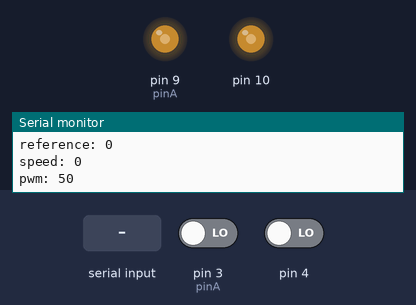
Recording of a sketch running on a simulated Arduino Uno, built with avr-gcc and run on an emulated ATmega328P. Shown: output pins drawn as LEDs (lit = HIGH), the last lines printed to the serial monitor. The inputs (shaded band) are chosen by the test bench; at power-on: pin 3 (pinA) LOW, pin 4 LOW.

Above: at 1.2 s.
1.3 s: "1\n" received over Serial
At 3.5 s:
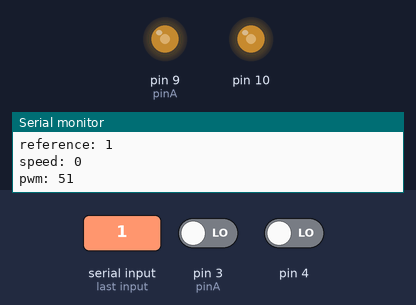
5.5 s: "90,45,200\n" received over Serial
At 8.2 s:
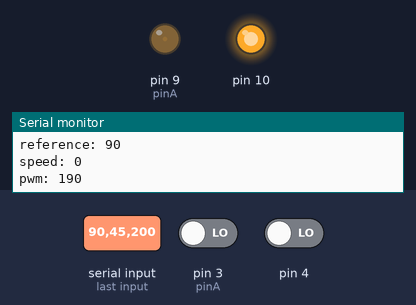
Timing chart, 0 to 9.7 s (numbered marks = the images above; inputs shaded):
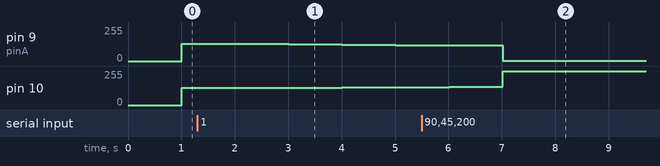

The sketch:

project.ino
```cpp
#include "mode.h"

// Mode mode(SERIAL_TEST); // test if the serial is working
// Mode mode(PWM_TEST); // test if the pwm output is working
// Mode mode(SPEED_READ_TEST); // test if the speed reading (sensor) is working
Mode mode(CLOSED_LOOP_TEST); // test if the closed loop system is working
// Mode mode(OPEN_LOOP_TEST); // test if the open loop system is working
// Mode mode(PWM_SERIAL_TEST); // test if the pwm combined with serial is working
// Mode mode(IDLE); // set to idle (do nothing)
void setup() {
	mode.setup();
}

void loop() {
	mode.loop();
}
```

controller.h
```cpp
#ifndef CONTROLLER_H
#define CONTROLLER_H


class Controller {
	/*
	 * class: PID controller system
	 * parameters:
	 *  -- P: proportional control parameter (default = 1)
	 *  -- I: integral control parameter (default = 1)
	 *  -- D: differential control parameter (default = 1)
	 *  -- add_steady: true - add in an approximation model that roughly estimates the steady state output; false - do not add in this model (default = true)
	 */
	private:
		float P;
		float I;
		float D;
		bool add_steady;
		float area; // cache area for integral control
		float cache_error; // cache error for integral and differential control
		unsigned long cache_time; // cache time for integral and differential control
	public:
		Controller(float P = 1, float I = 1, float D = 1, bool add_steady = true):P(P), I(I), D(D), add_steady(add_steady) {
			area = 0; // initialize the area to 0
			cache_error = 0; // initialize the error to zero
			cache_time = micros(); // set the initial time to be the Initialization time
		}
		int getSteady(int reference){
			/*
			 * function: steady state estimator
			 * parameters:
			 *  -- reference: the reference speed to achieve
			 * returns:
			 *  -- steady state pwm
			 */
			return 50 + reference / 2;
		}
		float _p(int error, int reference, bool _add_steady) {
			/*
			 * function: proportional controller estimator
			 * parameters:
			 *  -- error: the error between the reference and the actual value
			 *  -- reference: the reference value to achieve
			 *  -- _add_steady: true - add in an approximation model that roughly estimates the steady state output; false - do not add in this model (default = true)
			 */
			return P * error + _add_steady * getSteady(reference);
		}
		float _i(int error, int cache_error, float delta_t) {
			/*
			 * function: integral controller estimator
			 * parameters:
			 *  -- error: the error between the reference and the actual value
			 *  -- cache_error: cached error from previous function call
			 *  -- delta_t: time between last function call and this call
			 */
			area += (cache_error + error) * delta_t / 2;
			area = constrain(area, -5, 5); // constrain the area to ensure saturation doesn't occur
			return I * area;
		}
		float _d(int error, int cache_error, float delta_t) {
			/*
			 * function: differential controller estimator
			 * parameters:
			 *  -- error: the error between the reference and the actual value
			 *  -- cache_error: cached error from previous function call
			 *  -- delta_t: time between last function call and this call
			 */
			return D * (error - cache_error) / delta_t;
		}
		int pid(int speed, int reference){
			/*
			 * function: apply PID control
			 * parameters:
			 *  -- speed: current measured speed
			 *  -- reference: the speed desired
			 */
			int error = reference - speed;
			unsigned long cur_time = micros();
			float delta_t = (float)(cur_time - cache_time) / 1000000.; // convert to seconds
			float p = _p(error, reference, add_steady);
			float i = _i(error, cache_error, delta_t);
			float d = _d(error, cache_error, delta_t);
			// print out important PID information for graphing
			Serial.print("i: ");
			Serial.println(i);
			Serial.print("p: ");
			Serial.println(p);
			Serial.print("d: ");
			Serial.println(d);
			// evaluate PID
			int result = p + i + d;
			// cache results
			cache_error = error;
			cache_time = cur_time;
			// return PID as integer (as required)
			return round(result);
		}
};


#endif
```

mode.h
```cpp
#ifndef MODE_H
#define MODE_H

#include "pwm.h"
#include "serial.h"
#include "sensor.h"
#include "controller.h"

// different modes that can be run
typedef enum {PWM_TEST, SERIAL_TEST, SPEED_READ_TEST, CLOSED_LOOP_TEST, OPEN_LOOP_TEST, PWM_SERIAL_TEST, IDLE} MODE;

class Mode{
	/* class: contains the main code for initialization, setup and looping
	 * parameters:
	 *  -- _mode: which mode should be run (of numerated type "MODE")
	 */
	private:
		PWM pwm;
		SerialDriver serial;
		MODE _mode;
		Sensor sensor;
		Controller controller;
	public:
		Mode(MODE _mode): _mode(_mode) {
			/* constructor: initialization of all objects required for each mode */
			if (_mode == PWM_TEST){
				PWM pwm;
			}
			else if (_mode == SERIAL_TEST) {
				serial = SerialDriver();
			}
			else if (_mode == SPEED_READ_TEST){
				PWM pwm;
				serial = SerialDriver();
				sensor = Sensor(3, 4);
			}
			else if (_mode == OPEN_LOOP_TEST){
				PWM pwm;
				serial = SerialDriver();
				sensor = Sensor(3, 4);
				controller = Controller(0, 0, 0, true);
			}
			else if (_mode == PWM_SERIAL_TEST){
				PWM pwm;
				serial = SerialDriver();
			}
			else if (_mode == CLOSED_LOOP_TEST){
				PWM pwm;
				serial = SerialDriver();
				sensor = Sensor(3, 4);
				controller = Controller(1, 1, 0.01, true);
			}
		}
		void setup(){
			/* setup: calling the setup function of all objects for each mode (if required) */
			if (_mode == PWM_TEST){
				pwm.setup();
			}
			else if (_mode == SERIAL_TEST) {
				serial.setup();
			}
			else if (_mode == SPEED_READ_TEST){
				pwm.setup();
				serial.setup();
				sensor.setup();
			}
			else if (_mode == CLOSED_LOOP_TEST){
				pwm.setup();
				serial.setup();
				sensor.setup();
			}
			else if (_mode == PWM_SERIAL_TEST){
				pwm.setup();
				serial.setup();
			}
			else if (_mode == OPEN_LOOP_TEST){
				pwm.setup();
				serial.setup();
				sensor.setup();
			}
		}
		void loop(){
			/* function: code to run on a loop */
			if (_mode == PWM_TEST){
				// test pwm in both the backward and the forward directions
				pwm.set(99);
				delay(5000);
				pwm.set(1);
				delay(5000);
			}
			else if (_mode == SERIAL_TEST) {
				// try different types of serial testing (see serial.h for more information on the api)
				// serial.test();
				// serial.testSend();
				serial.testGUI();
			}
			else if (_mode == SPEED_READ_TEST){
				// testing the direction and the speed of the motor (see sensor.h for more information on the api)
				// should be anticlockwise
				pwm.set(25);
				// should be clockwise
				// pwm.set(75);
				sensor.test();
			}
			else if (_mode == PWM_SERIAL_TEST){
				// accepts values between [1, 99]
				// assumes that pwm values are being sent, the motor should spin at 0 (the default)
				int reference = serial.getReference();
				pwm.set(reference);
				Serial.print("reference: ");
				Serial.println(reference);
			}
			else if (_mode == CLOSED_LOOP_TEST || _mode == OPEN_LOOP_TEST){
				// accepts values between (-99, 99)
				// implementation of PID control (note that open_loop_test has 0 for the PID constants)
				int reference = serial.getReference();
				int speed = sensor.getSpeed();
				int input = controller.pid(speed, reference);
				pwm.set(input);
				// print values for graphing
				Serial.print("reference: ");
				Serial.println(reference);
				Serial.print("speed: ");
				Serial.println(speed);
				Serial.print("pwm: ");
				Serial.println(input);
			}
		}
};


#endif
```

pwm.h
```cpp
#ifndef PWM_H
#define PWM_H


class PWM{
	/*
	 * class: sets the pwm signal for a motor
	 * current: current pwm value, ranges from [1, 99] -- 1 = maximum anticlockwise, and 99 = maximum clockwise (default = 50)
	 * pinA, pinB: produces a complementary pair of pwm signals (default: pinA = 9, pinB = 10)
	 */
	private:
		int pinB;
		int pinA;
		int current;
	public:
		PWM(int current = 50, int pinA = 9, int pinB = 10): current(current), pinA(pinA), pinB(pinB){}
		void setup(){
			/* setup pwm registers */
			pinMode(pinA, OUTPUT);  // set pin A to Q1
			pinMode(pinB, OUTPUT); // set pin B to Q2
			analogWrite(pinA, 0); // let pin A = 0
			analogWrite(pinB, 0); // let pin B = 0
			TCCR1A = 0; // clear Timer1 control register TCCR1A & B
			TCCR1B = 0;
			TCNT1 = 0; // clear Timer1 counter register

			TCCR1B |= _BV(CS11); //set prescaler=8 by lettin the bit value of CS11=1 in register TCCR1B, so the clock frequency=16MHz/8=2MHz
			ICR1 = 100;//  phase correct PWM. PWM frequency determined by counting up 0-100 and counting down 100-0 in the input compare register (ICR1), so freq=200*0.5us=10kHz
		}
		void loop(){
		/* function: does nothing */
		}
		int get(){
			/* function: returns the current pwm value */
			return current;
		}
		void set(int pwm){
			/* function: sets a pwm signal to the motor
			 * parameters:
			 *  -- pwm range between: [1, 99]
			 */
			current = pwm;
			int temp = (int)pwm;
			temp = constrain(temp,1,99);

			OCR1A = temp; //duty of PWM for pin9 is from output compare register A
			TCCR1A |= _BV(COM1A1) | _BV(COM1A0); //set output to low level

			OCR1B = temp;//duty of PWM for pin10 is from output compare register B
			TCCR1A |= _BV(COM1B1); //set output to high level

			TCCR1B |= _BV(WGM13); //
			TCCR1A |= _BV(WGM11); //Set ICR1 phas correct mode
		}

};

#endif
```

sensor.h
```cpp
#ifndef SENSOR_H
#define SENSOR_H
#include <limits.h>

/* numerated datatype to denote the direction of the motor (clockwise or anticlockwise) */
typedef enum {CLOCK, ANTI} DIRECTION;

class Sensor{
	/*
	 * class: read information from the encoders to obtain speed and direction
	 * parameters:
	 *  -- pinA and pinB: pins that read a appear of signals 90 degrees out of phase (default: pinA = 3, pinB = 4)
	 *  -- currentA: current state of the pinA
	 *  -- lastA: the last state of the pinA
	 *  -- counter: a counter to approximate position (if needed)
	 *  -- direction: the current direction of the rotation of the motor
	 *  -- last_time: the last time a method was called in this class
	 *  -- period: the period between each method call
	 */
	private:
		int pinA;
		int pinB;
		int currentA;
		int lastA;
		int counter;
		DIRECTION direction;
		unsigned long last_time;
		unsigned long period;

	public:
		Sensor(int pinA = 3, int pinB = 4): pinA(pinA), pinB(pinB) {
			counter = 0; // assume that initial position is 0
			period = ULONG_MAX; // assume initially stationary and hence period is infinite
		}
		void setup() {
			/*
			 * function: setting up pins and variables
			 */
			// set both pins to be inputs
			pinMode(pinA, INPUT);
			pinMode(pinB, INPUT);
			// read the last value of pinA
			lastA = digitalRead(pinA);
			// set the last time to be the current time
			last_time = micros();
		}
		void old() {
			/* method 1: using polling to determine the speed and the rotation of the motor */
			// set the current value of pin A
			currentA = digitalRead(pinA);
			if (currentA != lastA && currentA == 1) { // check if rising edge
				unsigned long current_time = micros();
				period = current_time - last_time; // find the period between the last time that this function was called
				last_time = current_time; // cache the time

				if (digitalRead(pinB) != currentA) { // if B is low, the motor is spinning in theclock wise direction
					counter--;
					direction = CLOCK;
					// Serial.println("clock");
				} else { // otherwise the motor is spinning in the anticlockwise direction
					counter++;
					direction = ANTI;
					// Serial.println("anti");
				}
			}
			lastA = currentA; // cache the last value of A
		}
		void update() {
			/*
			 * method 2: using in built pulseIn to obtain the period between each rising edge
			 * danger: make sure not to put any time consuming code here, like printing to serial
			 */
			period = pulseIn(pinA, HIGH) * 2; // multiply by two to get the actual period (measures the time of a single "pulse", hence rising edge followed by a falling edge, rather than a rising edge, followed by another rising edge)
			if (period == 0){ // the period cannot possibly be zero in a real world sense, however pulseIn returns zero after a time out period (for example if the motor has stopped spinning)
				period = ULONG_MAX; // in this case we set the period to be zero
			}
			if (digitalRead(pinB) != currentA) { // if the state of the pin B is not equal to the current A (just after pulseIn)
				direction = CLOCK; // the direction must be clockwise
				// Serial.println("clock");
			} else {
				direction = ANTI; // else anticlockwise
				// Serial.println("anti");
			}
		}
		void test(){
			/* quick testing of the update function to make sure that the period is being outputted correctly */
			update();
			// Serial.println("testing serial period: ");
			// Serial.print(period);
			// int currentA = digitalRead(pinA);
			// int currentB = digitalRead(pinB);
			// Serial.println("testing current B: ")
			// Serial.println(currentB);
			// Serial.println("testing current A: ")
			// Serial.println(currentA);
		}

		int getSpeed(){
			/* gets the current speed of the motor from the encoder */
			update(); // get the most recent speed
			int speed = 60 / 0.001188 / period; // actual calculation (simplified for efficiency): 60 / (99 * 12 * (period * 10 **-6))
			if (direction == ANTI) { // if the motor is spinning in the anticlockwise direction, set the speed to be negative
				return -speed;
			}
			else {
				return speed;
			}
		}
};


#endif
```

serial.h
```cpp
#ifndef SERIAL_H
#define SERIAL_H


class SerialDriver{
	/*
	 * class: serial driver for communication with Python script
	 * parameters:
	 *  -- read_string: string to read in from the serial
	 *  -- real_number: number converted from the string from serial (default = 0)
	 */
	private:
		String read_string;
		int read_number;
	public:
		SerialDriver(int read_number = 0): read_number(read_number){}
		void setup() {
			Serial.begin(115200); // set serial baud rate
			Serial.setTimeout(1); // important for readString();
		}
		void test() {
			/*
			 * wait until serial is available, and then read a string and convert it to an integer before sending it back to serial
			 */
			while (!Serial.available());
			read_string = Serial.readString();
			read_number = read_string.toInt();
			Serial.print(read_string);
		}
		void testSend() {
			/*
			 * print a string to serial
			 */
			Serial.print("testing send");
		}
		void testGUI() {
			/*
			 * code for the testing the GUI: if serial is available, read from the serial, convert to a string, and then print out the reference given
			 */
			if (Serial.available()){
				read_string = Serial.readString();
				read_number = read_string.toInt();
				Serial.print("reference ");
				Serial.println(read_number);
			}
		}
		int getReference() {
			/*
			 * code for obtaining the reference from the serial: if the serial is available, read from the serial, convert to a string, and then return the string
			 */
			if (Serial.available()){
				read_string = Serial.readString();
				read_number = read_string.toInt();
			}
			return read_number;
		}
};


#endif
```

Measured:
- after the input at 1.3 s, pin 9 (pinA): 128/255 → 125/255 after 1.7 s, → 122/255 1.0 s later, → 120/255 1.0 s later; pin 10: 128/255 → 130/255 after 1.7 s, → 133/255 1.0 s later, → 135/255 1.0 s later
